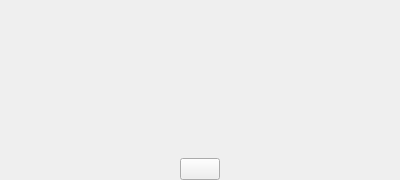
<?xml version="1.0" encoding="UTF-8"?>
<ui version="4.0">
 <class>InfoWidget</class>
 <widget class="QWidget" name="InfoWidget">
  <property name="geometry">
   <rect>
    <x>0</x>
    <y>0</y>
    <width>400</width>
    <height>180</height>
   </rect>
  </property>
  <property name="maximumSize">
   <size>
    <width>16777215</width>
    <height>16777215</height>
   </size>
  </property>
  <property name="windowTitle">
   <string>Form</string>
  </property>
  <property name="styleSheet">
   <string notr="true">QPushButton {
	text-transform: uppercase;
}</string>
  </property>
  <layout class="QVBoxLayout" name="verticalLayout">
   <property name="spacing">
    <number>20</number>
   </property>
   <property name="leftMargin">
    <number>0</number>
   </property>
   <property name="topMargin">
    <number>0</number>
   </property>
   <property name="rightMargin">
    <number>0</number>
   </property>
   <property name="bottomMargin">
    <number>0</number>
   </property>
   <item>
    <layout class="QHBoxLayout" name="horizontalLayout">
     <item>
      <spacer name="horizontalSpacer">
       <property name="orientation">
        <enum>Qt::Horizontal</enum>
       </property>
       <property name="sizeHint" stdset="0">
        <size>
         <width>40</width>
         <height>20</height>
        </size>
       </property>
      </spacer>
     </item>
     <item>
      <widget class="IconLabel" name="label_icon">
       <property name="minimumSize">
        <size>
         <width>48</width>
         <height>48</height>
        </size>
       </property>
       <property name="maximumSize">
        <size>
         <width>48</width>
         <height>48</height>
        </size>
       </property>
       <property name="text">
        <string/>
       </property>
       <property name="pixmap">
        <pixmap resource="../rc/resources.qrc">:/icons/images/material/info_outline.svg</pixmap>
       </property>
       <property name="scaledContents">
        <bool>true</bool>
       </property>
       <property name="color" stdset="0">
        <color>
         <red>38</red>
         <green>142</green>
         <blue>212</blue>
        </color>
       </property>
      </widget>
     </item>
     <item>
      <spacer name="horizontalSpacer_2">
       <property name="orientation">
        <enum>Qt::Horizontal</enum>
       </property>
       <property name="sizeHint" stdset="0">
        <size>
         <width>40</width>
         <height>20</height>
        </size>
       </property>
      </spacer>
     </item>
    </layout>
   </item>
   <item>
    <layout class="QHBoxLayout" name="horizontalLayout_3">
     <item>
      <spacer name="horizontalSpacer_5">
       <property name="orientation">
        <enum>Qt::Horizontal</enum>
       </property>
       <property name="sizeHint" stdset="0">
        <size>
         <width>40</width>
         <height>20</height>
        </size>
       </property>
      </spacer>
     </item>
     <item>
      <widget class="QLabel" name="label_message">
       <property name="sizePolicy">
        <sizepolicy hsizetype="Expanding" vsizetype="Expanding">
         <horstretch>0</horstretch>
         <verstretch>0</verstretch>
        </sizepolicy>
       </property>
       <property name="minimumSize">
        <size>
         <width>0</width>
         <height>0</height>
        </size>
       </property>
       <property name="maximumSize">
        <size>
         <width>16777215</width>
         <height>16777215</height>
        </size>
       </property>
       <property name="text">
        <string/>
       </property>
       <property name="textFormat">
        <enum>Qt::RichText</enum>
       </property>
       <property name="alignment">
        <set>Qt::AlignCenter</set>
       </property>
       <property name="wordWrap">
        <bool>true</bool>
       </property>
      </widget>
     </item>
     <item>
      <spacer name="horizontalSpacer_6">
       <property name="orientation">
        <enum>Qt::Horizontal</enum>
       </property>
       <property name="sizeHint" stdset="0">
        <size>
         <width>40</width>
         <height>20</height>
        </size>
       </property>
      </spacer>
     </item>
    </layout>
   </item>
   <item>
    <layout class="QHBoxLayout" name="horizontalLayout_2">
     <item>
      <spacer name="horizontalSpacer_3">
       <property name="orientation">
        <enum>Qt::Horizontal</enum>
       </property>
       <property name="sizeHint" stdset="0">
        <size>
         <width>40</width>
         <height>20</height>
        </size>
       </property>
      </spacer>
     </item>
     <item>
      <widget class="QPushButton" name="button_ok">
       <property name="sizePolicy">
        <sizepolicy hsizetype="Preferred" vsizetype="Preferred">
         <horstretch>0</horstretch>
         <verstretch>0</verstretch>
        </sizepolicy>
       </property>
       <property name="cursor">
        <cursorShape>PointingHandCursor</cursorShape>
       </property>
       <property name="text">
        <string/>
       </property>
      </widget>
     </item>
     <item>
      <spacer name="horizontalSpacer_4">
       <property name="orientation">
        <enum>Qt::Horizontal</enum>
       </property>
       <property name="sizeHint" stdset="0">
        <size>
         <width>40</width>
         <height>20</height>
        </size>
       </property>
      </spacer>
     </item>
    </layout>
   </item>
  </layout>
 </widget>
 <customwidgets>
  <customwidget>
   <class>IconLabel</class>
   <extends>QLabel</extends>
   <header>parsec.core.gui.custom_widgets</header>
  </customwidget>
 </customwidgets>
 <resources>
  <include location="../rc/resources.qrc"/>
 </resources>
 <connections/>
</ui>
